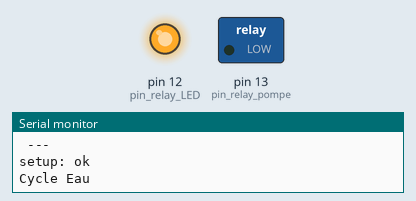
Bench run of a sketch on a simulated Arduino Uno, built with avr-gcc and run on an emulated ATmega328P. Parts: switched loads named in the sketch (green lamp = pin HIGH), output pins drawn as LEDs (lit = HIGH), the last lines printed to the serial monitor. The local clock reads 2024-03-15 10:24:30 at power-on unless the sketch sets it.

Above: at 0.5 s.
At 48.5 s:
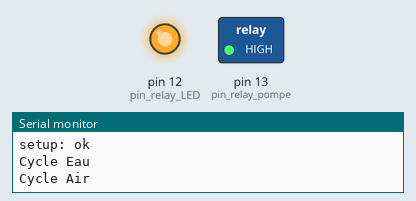
Timing chart, 0 to 50.0 s (numbered marks = the images above):
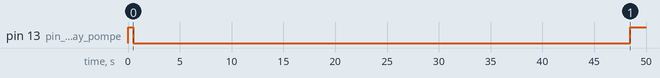

The sketch:

aquamatique_CLOCK_V0.1_with_rtc.ino
```cpp
#include <DS3231.h>
#include <avr/wdt.h>            // Inclusion de la librairie WatchDog

//réglages

unsigned int tpsON_min = 0, tpsON_sec = 48;                // duree d'arrossage - cycle EAU
unsigned int tpsOFF_min = 30, tpsOFF_sec = 0;              // duree sans arrossage - cycle AIR
unsigned int LED_heure_start = 5, LED_heure_fin = 17 ;     // heures de debut et de fin de l'eclairage - cycle LUMIERE

// NE RIEN CHANGER ICI

//output
const unsigned int pin_relay_pompe = 13;
const unsigned int pin_relay_LED = 12;
//var
int tpsON , tpsOFF;
boolean lumiere;
boolean debug = 0;

// Init the DS3231 using the hardware interface
DS3231  rtc(SDA, SCL);

// Init a Time-data structure
Time  t;

void setup() {

  //  wdt_disable(); // Desactiver le WatchDog

  wdt_enable(WDTO_8S); // Active le WatchDog sur une durée de 8 secondes


  pinMode(pin_relay_pompe, OUTPUT);
  digitalWrite(pin_relay_pompe, HIGH);// OFF
  pinMode(pin_relay_LED, OUTPUT);
  digitalWrite(pin_relay_LED, HIGH);// OFF

  delay(100);

  // Initialize the rtc object
  rtc.begin();
  // The following lines can be uncommented to set the date and time
  //rtc.setDOW(WEDNESDAY);     // Set Day-of-Week to SUNDAY
  //rtc.setTime(12, 0, 0);     // Set the time to 12:00:00 (24hr format)
  //rtc.setDate(1, 1, 2014);   // Set the date to January 1st, 2014

  //convertion en sec
  tpsON = (( tpsON_min * 60) + tpsON_sec);
  tpsOFF = (tpsOFF_min * 60) + tpsOFF_sec;

  delay(100);
  Serial.begin(9600);

  info_start();
}

void loop() {
  t = rtc.getTime();
  LED();
  Eau();
  LED();
  Air();

}

void Eau() {

  delay(100);
  Serial.println ("Cycle Eau");
  digitalWrite(pin_relay_pompe, LOW);
  for (int i = 0; i < tpsON; i ++) {
    delay(1000);

    wdt_reset();

    if (debug) {


      Serial.print (i);
      Serial.print ("/");
      Serial.println (tpsON);

    }
  }
}
void Air() {
  Serial.println ("Cycle Air");
digitalWrite(pin_relay_pompe, HIGH);
  for (int i = 0; i < tpsOFF; i ++) {


    delay(1000);
    digitalWrite(pin_relay_pompe, HIGH);
    wdt_reset();

    if (debug) {

      Serial.print (i);
      Serial.print ("/");
      Serial.println (tpsOFF);
    }


  }
}


void wdt_reload()
{
  delay(8001);
}


void LED() {
  if (t.hour == LED_heure_start && lumiere == 0) {
    lumiere = 1;
    digitalWrite(pin_relay_LED, LOW);// OFF
    if (debug) {
      Serial.println ("LED_ON");
    }
  }
  else if (t.hour == LED_heure_fin && lumiere == 1) {
    lumiere = 0;
    digitalWrite(pin_relay_LED, HIGH);// OFF
    if (debug) {
      Serial.println ("LED_OFF");
    }
  }
}

void info_start() {
  t = rtc.getTime();
  Serial.println ("AQUAPONIQUE-DEC-2018-BY Leresteux Julien");

  Serial.println (" --- ");

  Serial.print("Il est " );
  Serial.print(t.hour);
  Serial.print(":");
  Serial.println(t.min);

  Serial.println (" --- ");

  Serial.print ("Debut du cycle lumiere à ");
  Serial.print (LED_heure_start);
  Serial.println ("H00");

  Serial.println (" --- ");

  Serial.print ("Fin du cycle lumiere à ");
  Serial.print (LED_heure_fin);
  Serial.println ("H00");

  Serial.println (" --- ");

  Serial.print ("Durée cycle EAU : ");
  Serial.print  (tpsON_min);
  Serial.print  (" min ");
  Serial.print  (tpsON_sec);
  Serial.println  (" sec ");
  Serial.println (" --- ");
  Serial.print ("Durée cycle AIR : ");
  Serial.print  (tpsOFF_min);
  Serial.print  (" min ");
  Serial.print  (tpsOFF_sec);
  Serial.println  (" sec ");
  Serial.println (" --- ");
  Serial.println ("setup: ok");
}
```

Measured:
- by itself, pin 13 (pin_relay_pompe): HIGH → LOW at 0.49 s, → HIGH 48.0 s later
